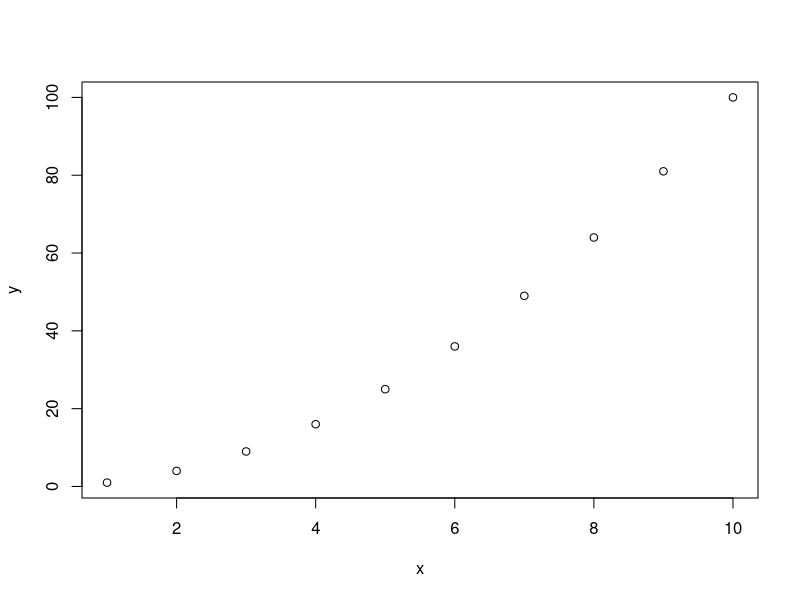
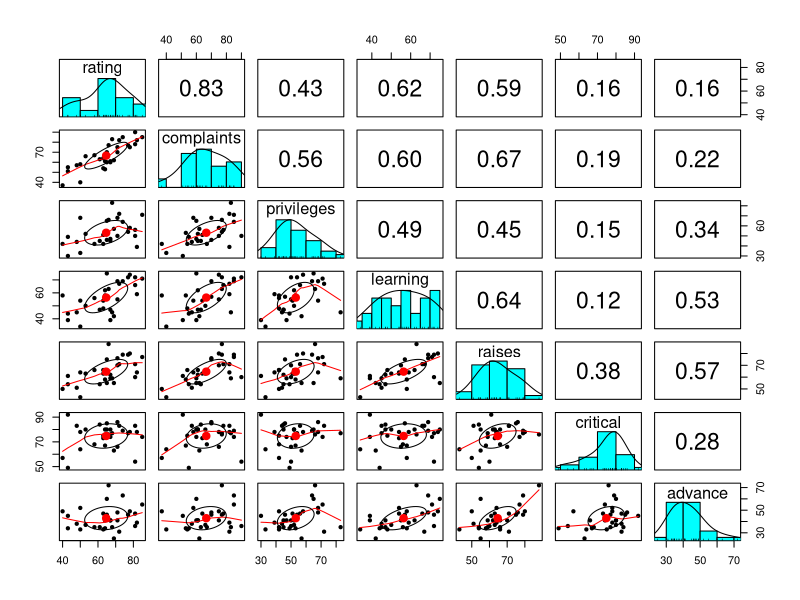
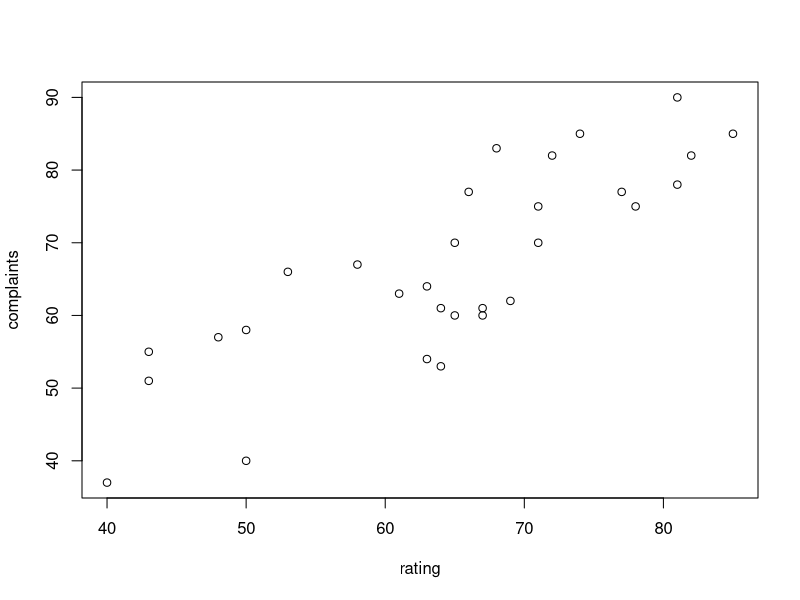
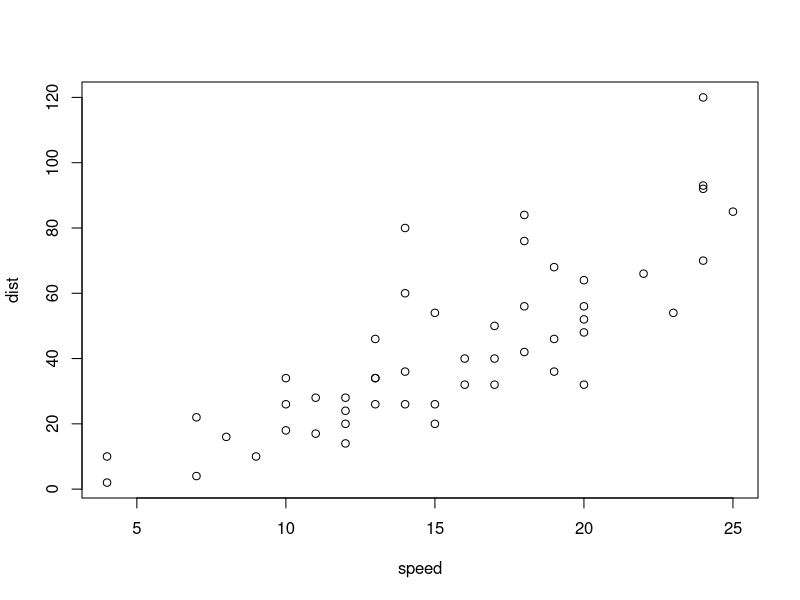
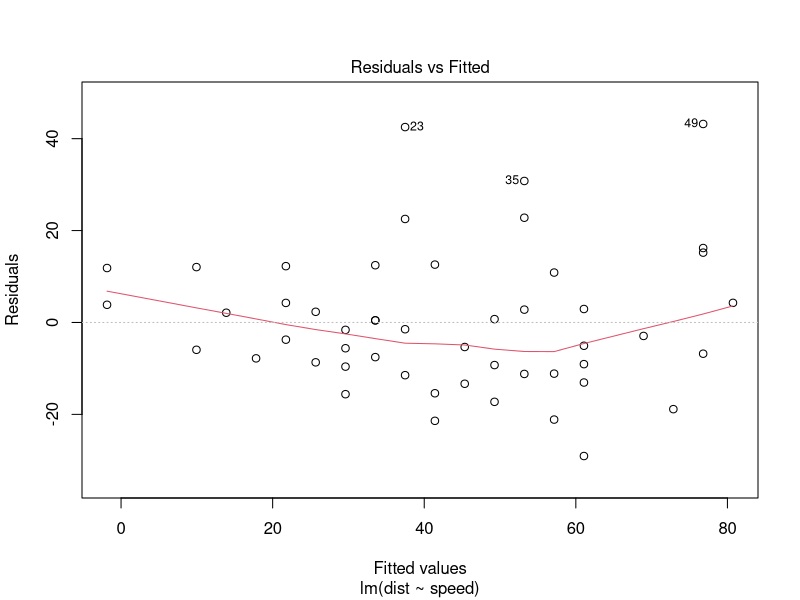
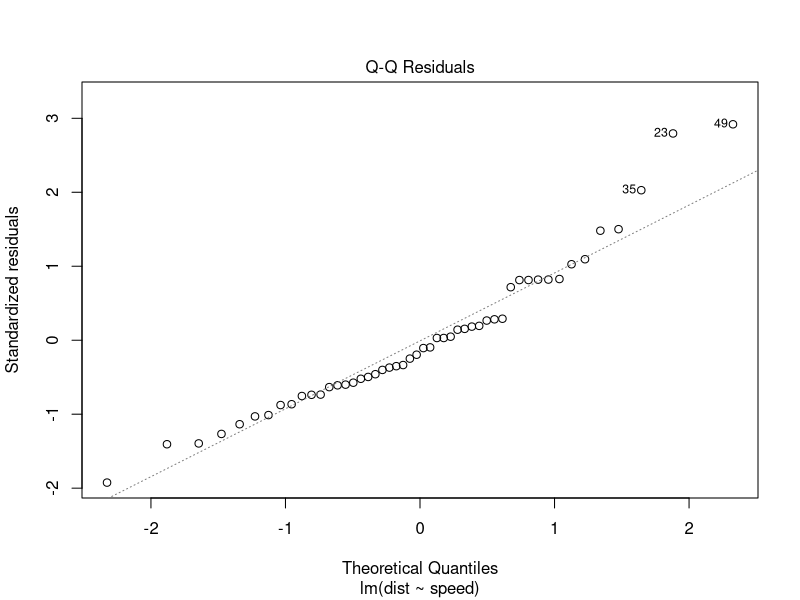
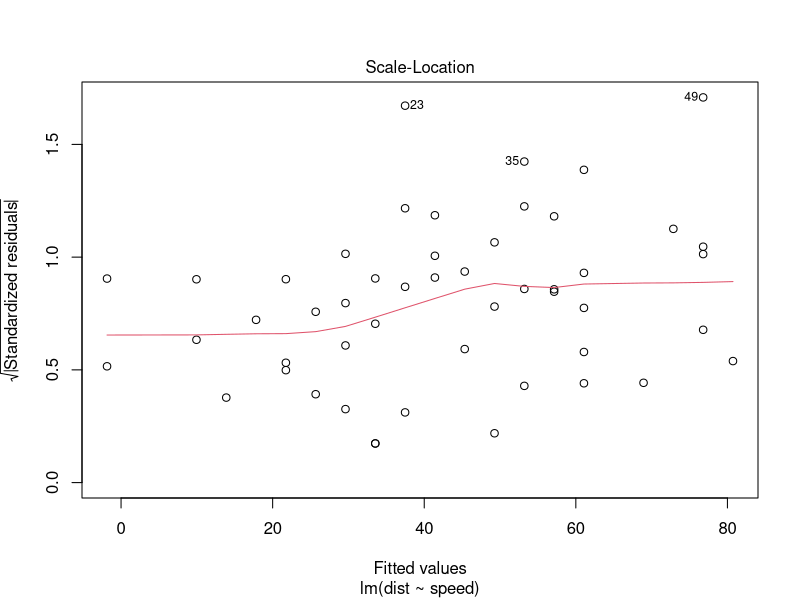
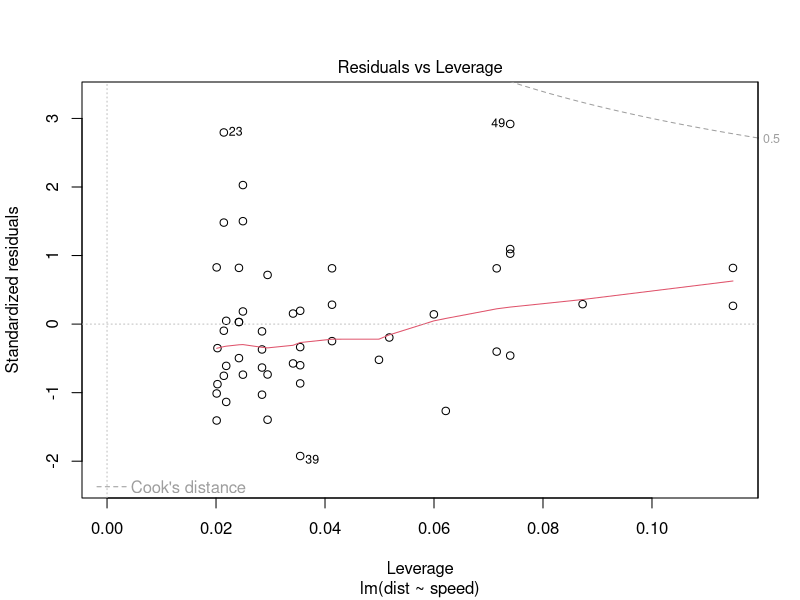

Source code (R) for these figures, in order:
################################################################
#
# R을 활용한 통계분석
#
# 4. 상관분석 / 단순회귀분석
#
################################################################

#---------------------------------------------------------------
# 상관계수
#---------------------------------------------------------------

# 공분산 : 두 변수가 같은 방향으로 움직이는 정도. 측정단위에 영향을 받는 단점.
# 상관계수 : 공분산을 표준편차로 나누 값

# cov(x,y) = SUM(x - x_bar)(y - y_bar) / n - 1
# corr(x,y) = cov(x,y) / sd(x)sd(y)

# Pearson 상관계수
# --- 직선관계의 정도를 나타냄
# --- -1 ~ 1 사이의 값. 1에 가까울수록 강한 상관관계 / 0에 가까울수록 관계 없음

# Spearman 상관계수
# --- 서열척도일 경우 사용하는 비모수적 방법
# --- 직선관계가 아니어도 상관관계가 있으면 1에 가까운 값을 갖는다.

x <- 1:10
y <- x^2
plot(x, y)

# 상관계수
cor(x, y)

# 자료가 순서형/순위자료일 경우.
cor(x, y, method = "kendall")
cor(x, y, method = "spearman")

# 상관계수가 유의한지 검정
# H0 : cor = 0 (상관관계가 없다) : p-value < 0.05 이면 H0 기각 = 유의한 상관관계가 있다
cor.test(x, y)


#---------------------------------------------------------------
# 30개 부서에서 부서당 35명의 직원 설문조사
# 데이터 숫자는 해당 질문에 긍정한 직원의 비율

attitude
cov(attitude)
round( cor(attitude), 3)

attach(attitude)

library(psych)
pairs.panels(attitude)

# complaints & rating 상관계수가 가장 높음
plot(rating, complaints)
cor.test(rating, complaints)



#---------------------------------------------------------------
# 단순회귀분석 (Simple Linear Regression)
#---------------------------------------------------------------

# 하나의 종속변수(y)와 하나의 설명변수(x) 간의 관계를 직선으로 표현하는 방법
# 인과관계가 아닌 상관관계!

# y = b0 + b1x + e

# b0 : y 절편
# b1 : 기울기
# e (epsilon) : 오차. 확률변수. 평균 0, 표준편차 sigma인 정규분포를 따른다.

# 최소자승법 (Least Squares Method)
# 선(y 추정값)으로부터 각 점(y 관찰값)이 얼마나 떨어져 있는지 수치화
# 오차제곱합을 최소로 하는 추정방법
# 각 점이 선에 가까이 붙어있을수록 추정된 회귀식이 유의미하다.


#---------------------------------------------------------------
# 회귀분석 in R

# model <- lm(y ~ x, data)  : 회귀분석
# plot(model)               : 회귀분석 관련 그래프 출력
#                           (plot, residuals vs fitted, Normal QQ, scale-location, residuals vs leverage)
# summary(model)            : 회귀분석 결과 출력
# abline(model)             : 그래프에 직선 추가
# abline(intercept, slope)
#---------------------------------------------------------------

# 차의 속도와 브레이크 제동거리
cars
summary(cars)

plot(cars)

out <- lm(dist ~ speed, data = cars)    # 회귀분석(종속변수~설명변수)
plot(out)
summary(out)

library(ggplot2)
ggplot(cars, aes(speed, dist)) + geom_point() + geom_smooth(method = "lm")


#---------------------------------------------------------------
# 회귀계수 추정과 해석
# 
# (1) F-검정
#
# F-statistic: 89.57 on 1 and 48 DF,  p-value: 1.49e-12
# --- 회귀모형에 대한 유의성 검정
# --- H0 : 회귀모형이 유의하지 않다.
# --- p-value < 0.05 이므로 H0 기가. 회귀모형이 유의하다.
# --- 단순회귀분석에서는 b1 = 0 (회귀계수)를 검정하는 t-test와 동일
#
# (2) t-검정
#
# Coefficients: Est Std.    Error       t value     Pr(>|t|)    
# (Intercept)   -17.5791    6.7584      -2.601      0.0123 *        --> b0
#     speed     3.9324      0.4155      9.464       1.49e-12 ***    --> b1
# 
# --- 회귀계수에 대한 t-test. H0 : b1 = 0. p-value < 0.05 이면 유의미
# --- y = -17.5791 + 3.9324 * x
# --- 속력이 0 일때 제동거리가 
#
# (3) 결정계수 (R-squared)
#
# Multiple R-squared:  0.6511,	Adjusted R-squared:  0.6438 
# --- 결정계수 = SSR / SST
# --- 1에 가까울수록 모형이 변동량에 대해 설명력을 갖는다. 
#---------------------------------------------------------------

# ANOVA table (Residuals:잔차. 평균 = 0)

# Regression    SSR (회귀식에 의해 설명되는 변동량)
# Residual      SSE (회귀식에 의해 설명되지 않는 변동량)
# Total         SST (총변동량)

anova(out)

plot(dist ~ speed, data = cars, col = "blue")
abline(out, col = "red")



#---------------------------------------------------------------
# 회귀진단
#---------------------------------------------------------------

# No Intercept Model
# 속도가 0이면 제동거리가 0 인 것이 당연하다. b0 = 0 으로 고정.

out <- lm(dist ~ speed + 0, data = cars)
out
summary(out)    # y = 2.909 * x

# 오차항(e, 잔차)이 추세를 보인다면 무언가 중요 정보가 모형에 포함되지 않았다는 의미
# e는 평균 0, 표준편차 sigma인 정규분포를 따르는 확률변수이다.
# --> 잔차도(residual plot)의 패턴 확인 필요!
# --> 잔차가 0과 가까울수록 좋다.

par(mfcol=c(2,2))
plot(out)
par(mfcol=c(1,1))
# Residuals vs Fitted plot (잔차도) / Normal Q-Q plot (정규성 검정)
# --> 선형 패턴이 아니고, 분산이 증가하는 경향 --> 종속변수의 log 또는 sqrt 변환 시도

par(mfcol=c(1,2))
plot(log(dist) ~ speed + 0, data = cars)
plot(sqrt(dist) ~ speed + 0, data = cars)  # sqrt (root) 변환이 적절한 패턴을 보임
par(mfcol=c(1,1))

out2 <- lm(sqrt(dist) ~ speed + 0, data = cars)
str(out2)
summary(out2)   # sqrt 변환후 회귀분석 --> R-squared 값 높아짐

par(mfcol=c(2,2))
plot(out2)      # Residuals vs Fitted plot / Normal Q-Q plot 좋은 패턴을 보임
par(mfcol=c(1,1))

shapiro.test(out2$residuals)    # 잔차가 정규분포를 따른다 (p-value > 0.05)

# 최종 모형으로 추정된 회귀식
# sqrt(dist) =  0.397 * speed
# dist = (0.397 * speed)^2



#---------------------------------------------------------------
# 추정과 예측
#---------------------------------------------------------------

# 속도가 10 또는 30일때의 제동거리 예측
nspeed <- data.frame("speed" = c(10,30))
nspeed

predict(out2, nspeed)
# predict(out2, nspeed) ^ 2   # 결과값은 sqrt(dist) 이므로 실제값은 변환 필요

# "평균" 제동거리의 95% 신뢰구간
predict(out2, nspeed, interval = "confidence")

# 새로운 한 차량에 대한 95% 예측구간
predict(out2, nspeed, interval = "prediction")

# 모든 관측치에 대한 추정치
pred_dist <- fitted(out2)^2
cbind(cars, pred_dist)
plot(cars$speed, pred_dist)

# 관측치 속도의 최대값 25 --> 데이터 범위 밖에서 예측하는 것은 주의 해야한다!
newspeed2 <- data.frame("speed"= c(50, 70))
predict(out2, newspeed2)^2


#---------------------------------------------------------------
# Outlier (이상점) / Influential Points (영향점)
#---------------------------------------------------------------

# Outlier
# - 측정상/실험상의 과오로 모집단에 속하지 않는다고 의심이 될 정도로 정상범위 밖에 떨어진 점
# - 대개 큰 잔차를 가짐

# Influential Points
# 소수의 관측치이지만 통계량에 큰 영향을 미침
# Leverage plot 에서 점선 영역 밖에 위치 (Cook' distance)



#---------------------------------------------------------------
# practice 4
#---------------------------------------------------------------

# 중고차. Odometer (주행거리 / 100 mile)에 따른 Price (가격 / $1000)

ucar <- read.csv("data/sonata.csv")
head(ucar)
summary(ucar)

ucar <- ucar[-3]
attach(ucar)

# 산점도와 상관계수를 통해 선형관계를 판단
plot(Price ~ Odometer, ucar)
cor(Price, Odometer)
pairs.panels(ucar)    # cor = -0.81

# 회귀식 추정
model <- lm(Price ~ Odometer, data = ucar)
summary(model)

# price = 17.249 - 0.067 * Odometer
# F-test : 회귀모형 유의함
# t-test : 회귀계수 유의함
# R-squared : 0.648

plot(model)     # 잔차도 적절


# 주행거리 3600 마일인 소나타
nOdometer <- data.frame("Odometer" = c(36, 46))
predict(model, nOdometer, interval = "confidence") # 평균가격
predict(model, nOdometer, interval = "prediction") # 특정한 차를 팔때 예측가격

